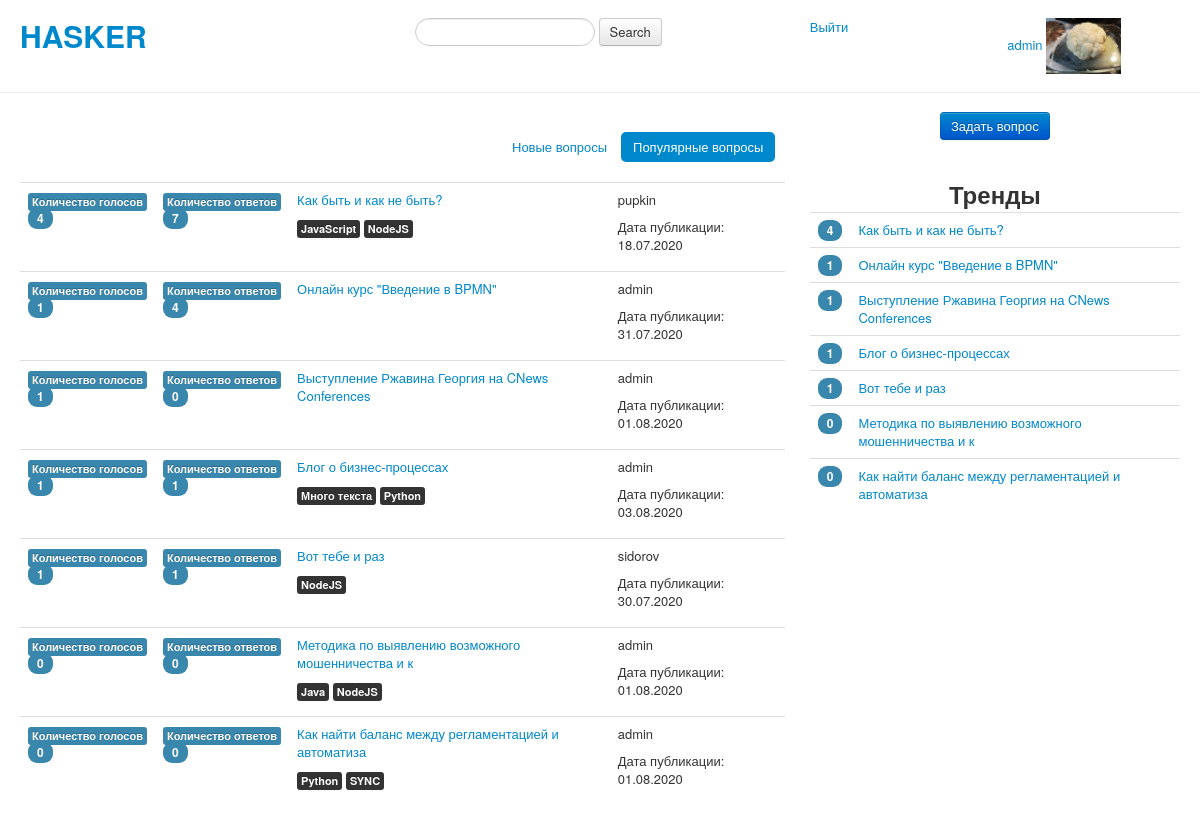
The app's page / (signed in) with its own data.
### questions/models.py (models this page shows, shortened)
class Questions(models.Model):
    class Meta:
        verbose_name = 'Question'
        verbose_name_plural = 'Questions'
    title = models.CharField(max_length=50, verbose_name='Заголовок')
    body = models.TextField(verbose_name='Текст вопроса')
    author = models.ForeignKey(
        User,
        on_delete=models.DO_NOTHING
    )
    create_date = models.DateTimeField(auto_now_add=True)
    tags = models.ManyToManyField(Tags)

class Tags(models.Model):
    class Meta:
        verbose_name = 'Tag'
        verbose_name_plural = 'Tags'
    name = models.CharField(max_length=50)

### questions/views.py (the view)
# urls.py: path('', IndexView.as_view(), name='index'),
class IndexView(ListView):
    model = Questions
    template_name = 'questions/index.html'
    paginate_by = 20
    def get_context_data(self, *args, **kwargs):
        context = super().get_context_data(*args, **kwargs)
        if self.request.user.is_authenticated:
            profile = UserProfile.objects.get(user=self.request.user)
            context['photo'] = profile.photo
        if self.request.session.get('order') == 'date':
            context['order_date'] = 'active'
        else:
            context['order_popular'] = 'active'
        get_trends(context)
        return context
    def get_queryset(self):
        if self.request.GET.get('order'):
            self.request.session['order'] = self.request.GET['order']
        elif self.request.session.get('order') is None:
            self.request.session['order'] = 'popular'
        if self.request.session.get('order') == 'date':
            order = '-create_date'
        elif self.request.session.get('order') == 'popular':
            order = '-count_votes'
        queryset = Questions.objects.annotate(
            count_votes=Count('questionvotes', distinct=True),
            count_answers=Count('answers', distinct=True)
        ).order_by(order)
        return queryset

### questions/views.py (called while the page is built)
def get_trends(context: dict):
    trends = Questions.objects.annotate(count=Count('questionvotes')).order_by('-count')[:20]
    context['trends'] = trends

### questions/Templates/questions/index.html (shortened to what this page needs)
{% extends 'base.html'%}
{% block leftbody %}
    <br>
    <div class="row">
      <div class="span4 offset6">
           <ul class="nav nav-pills">
              <li class="{{ order_date }}">
                <a href="{% url 'questions:index' %}?order=date">Новые вопросы</a>
              </li>
              <li class="{{ order_popular }}">
                  <a href="{% url 'questions:index' %}?order=popular">Популярные вопросы</a>
              </li>
          </ul>
      </div>
    </div>
    <table class="table">
      <tbody>
        {% for item in object_list %}
        <tr>
          <td>
              <span class="label label-info">Количество голосов</span><br>
              <span class="badge badge-info">{{ item.count_votes }}</span>
          </td>
          <td>
              <span class="label label-info">Количество ответов</span><br>
              <span class="badge badge-info">{{ item.count_answers }}</span>
          </td>
          <td>
              <p><a href="{% url 'questions:questionview' item.id %}">{{ item.title }}</a></p>
              {% for tag in item.tags.all %}
                  <span class="label label-inverse">{{ tag.name }}</span>
              {% endfor %}
          </td>
          <td>
              <p>{{ item.author.username }}</p>
              <p>Дата публикации: {{ item.create_date|date:"d.m.Y" }}</p>
          </td>
        </tr>
        {% endfor %}
      </tbody>
    </table>
{% endblock %}

### questions/Templates/base.html (shortened to what this page needs)
<!DOCTYPE html>
<html lang="ru">
<head>
    {% load static %}
    <link href="{% static 'css/bootstrap-responsive.css' %}" rel="stylesheet">
    <link href="{% static 'css/bootstrap.css' %}" rel="stylesheet">
</head>
<body>
    <div class="container-fluid">
        <br>
        <div class="row-fluid">
            <div class="span4">
                <h1><a href="{% url 'questions:index' %}">HASKER</a></h1>
            </div>
            <div class="span4">
                <form class="form-search">
                  <input type="text" class="input-medium search-query">
                  <button type="submit" class="btn">Search</button>
                </form>
            </div>
            <div class="span2">
                {% if user.is_authenticated %}
                  <a href="{% url 'registration:logout' %}">Выйти</a>
                {% else %}
                  <a href="{% url 'registration:login' %}">Войти</a>
                {% endif %}
            </div>
            <div class="span2">
                {% if user.is_authenticated %}
                    <a href="{% url 'registration:editprofile' %}">{{ user.username }}</a>
                    <img src="{{ photo.url }}" height="75" width="75">
                {% else %}
                    <form action="{% url 'registration:registration' %}">
                        <button class="btn btn-primary" type="submit">Зарегистрироваться</button>
                    </form>
                {% endif %}
            </div>
        </div>
    </div>
    <hr>
    <div class="container-fluid">
      <div class="row-fluid">
        <div class="span8">
            {% block leftbody %}
            {% endblock %}
        </div>
        <div class="span4">
        {% if user.is_authenticated %}
            <div class="pagination-centered">
                 <form action="{% url 'questions:createquestion' %}">
                        <button class="btn btn-primary" type="submit">Задать вопрос</button>
                 </form>
            </div>
        {% endif %}
            <br>
            <div class="pagination-centered">
                <h2>Тренды</h2>
            </div>
            <div>
                 <table class="table">
                    {% for trend in trends %}
                    <tr>
                        <td><span class="badge badge-info">{{ trend.count }}</span></td>
                        <td><a href="{% url 'questions:questionview' trend.id %}">{{ trend.title }}</a></td>
                    </tr>
                    {% endfor %}
                 </table>
            </div>
        </div>
      </div>
    </div>
</body>
</html>

### records on screen
Questions: count_votes "4", count_answers "7", title "Как быть и как не быть?", author.username "pupkin", create_date "18.07.2020", count "4"
Tags: name "JavaScript"
Tags: name "NodeJS"
Questions: count_votes "1", count_answers "4", title "Онлайн курс \"Введение в BPMN\"", author.username "admin", create_date "31.07.2020", count "1"
Questions: count_votes "1", count_answers "0", title "Выступление Ржавина Георгия на CNews Conferences", author.username "admin", create_date "01.08.2020", count "1"
Questions: count_votes "1", count_answers "1", title "Блог о бизнес-процессах", author.username "admin", create_date "03.08.2020", count "1"
Tags: name "Много текста"
Tags: name "Python"
Questions: count_votes "1", count_answers "1", title "Вот тебе и раз", author.username "sidorov", create_date "30.07.2020", count "1"
Questions: count_votes "0", count_answers "0", title "Методика по выявлению возможного мошенничества и к", author.username "admin", create_date "01.08.2020", count "0"
Tags: name "Java"
Questions: count_votes "0", count_answers "0", title "Как найти баланс между регламентацией и автоматиза", author.username "admin", create_date "01.08.2020", count "0"
Tags: name "Python"
Tags: name "SYNC"

### other values on screen
{{ user.username }} "admin"
